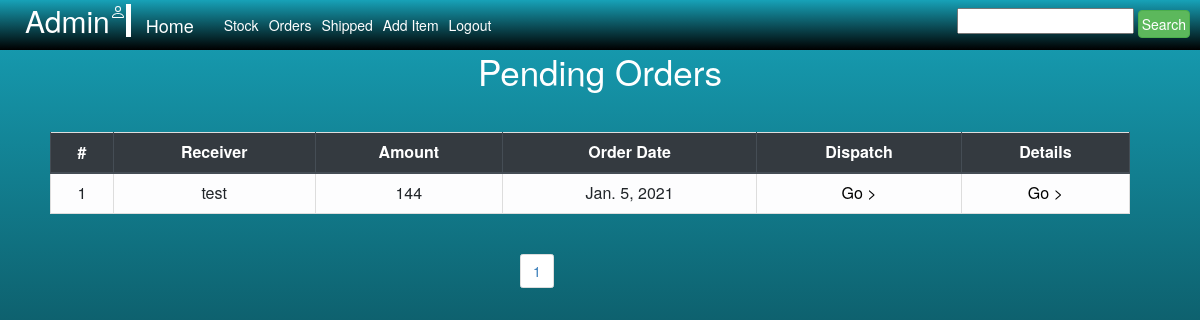
The app's page /shopping/order/orders, older data.
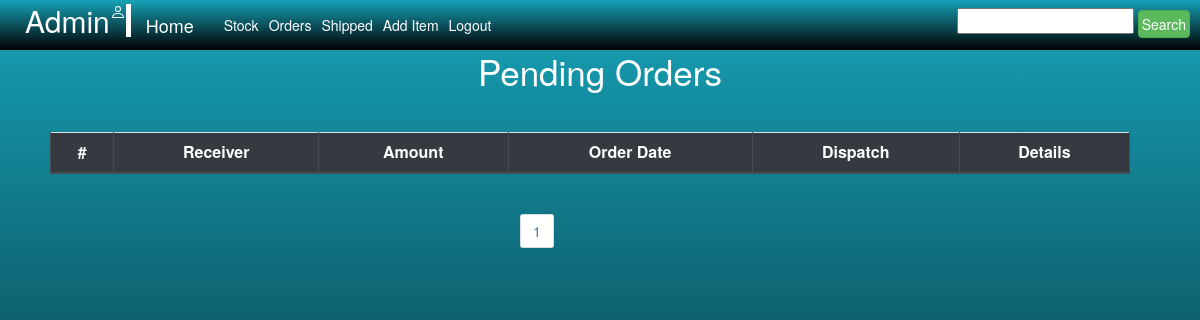
The same page, newer data.
### Order/models.py (models this page shows)
class PendingOrder(models.Model):
    Receiver_Name = models.CharField(max_length=50)
    Amount = models.IntegerField()
    Date = models.DateField()
    Bill_number = models.TextField(null=True)

### Order/views.py (the view)
# urls.py: path('orders', S.orders, name='orders'),  # for admin to view all orders
    def orders(self, request):
        form = FormB()
        All_items = PendingOrder.objects.all().order_by('id')
        filter = ABC(request.GET, queryset=All_items)
        All_items = filter.qs
        paginator = Paginator(All_items, 10)
        page = request.GET.get('page')
        All_items = paginator.get_page(page)
        data = {'All_items': All_items,'form':form, 'filter':filter}
        return render(request, 'Shopping/orders.html', data)

### Shopping/forms.py
class FormB(forms.Form):
    title = forms.CharField(max_length=50,
                            widget=forms.TextInput(
                                attrs={"type": "text", "placeholder": "Title", "max_length": '50'})
                            )
    Description = forms.CharField(max_length=200,
                                  widget=forms.TextInput(
                                      attrs={"max_length": '200',"type": "text", "placeholder": "Description"})
                                  )
    Price = forms.FloatField(
        widget=forms.TextInput(
            attrs={"placeholder": "Buy_Price_Per_item"})
    )
    Quantity = forms.FloatField(
        widget=forms.TextInput(
            attrs={"placeholder": "Available_Quantity"})
    )
    Image = forms.ImageField()

### Shopping/templates/Shopping/orders.html (shortened to what this page needs)
{% extends 'Shopping/Admin_base.html' %}
{% block content %}
<div class="px-4 px-lg-0" >
    <div class="container text-white py-5 text-center" style="">
        <h1 class="display-4">Pending Orders</h1>
    </div>
</div>
<table style="text-align:center;margin-left:50px; width:90%;" class="table table-light table-bordered">
    <thead class="thead-dark">
    <tr >
        <th style="text-align:center;" scope="col">#</th>
        <th style="text-align:center;" scope="col" >Receiver</th>
        <th style="text-align:center;" scope="col">Amount</th>
        <th style="text-align:center;" scope="col">Order Date</th>
        <th style="text-align:center;" scope="col">Dispatch</th>
        <th style="text-align:center;" scope="col">Details</th>
    </tr>
    </thead>
    <tbody>
    {% for i in All_items %}
    <tr>
        <td>{{forloop.counter}}</td>
        <td>{{i.Receiver_Name}}</td>
        <td>{{i.Amount}}</td>
        <td>{{i.Date}}</td>
        <td><a href="{% url 'Dispatch' user=i.Receiver_Name bill=i.Bill_number %}" style="color:black;">Go ></a></td>
        <td><a href="{% url 'OrderDetail' user=i.Receiver_Name bill=i.Bill_number %}" style="color:black;">Go ></a></td>
    </tr>
    {% endfor %}
    </tbody>
</table>
{% endblock %}

Row changes from the older to the newer data that the page shows:
removed PendingOrder: Receiver_Name "test", Amount "144", Date "Jan. 5, 2021"
